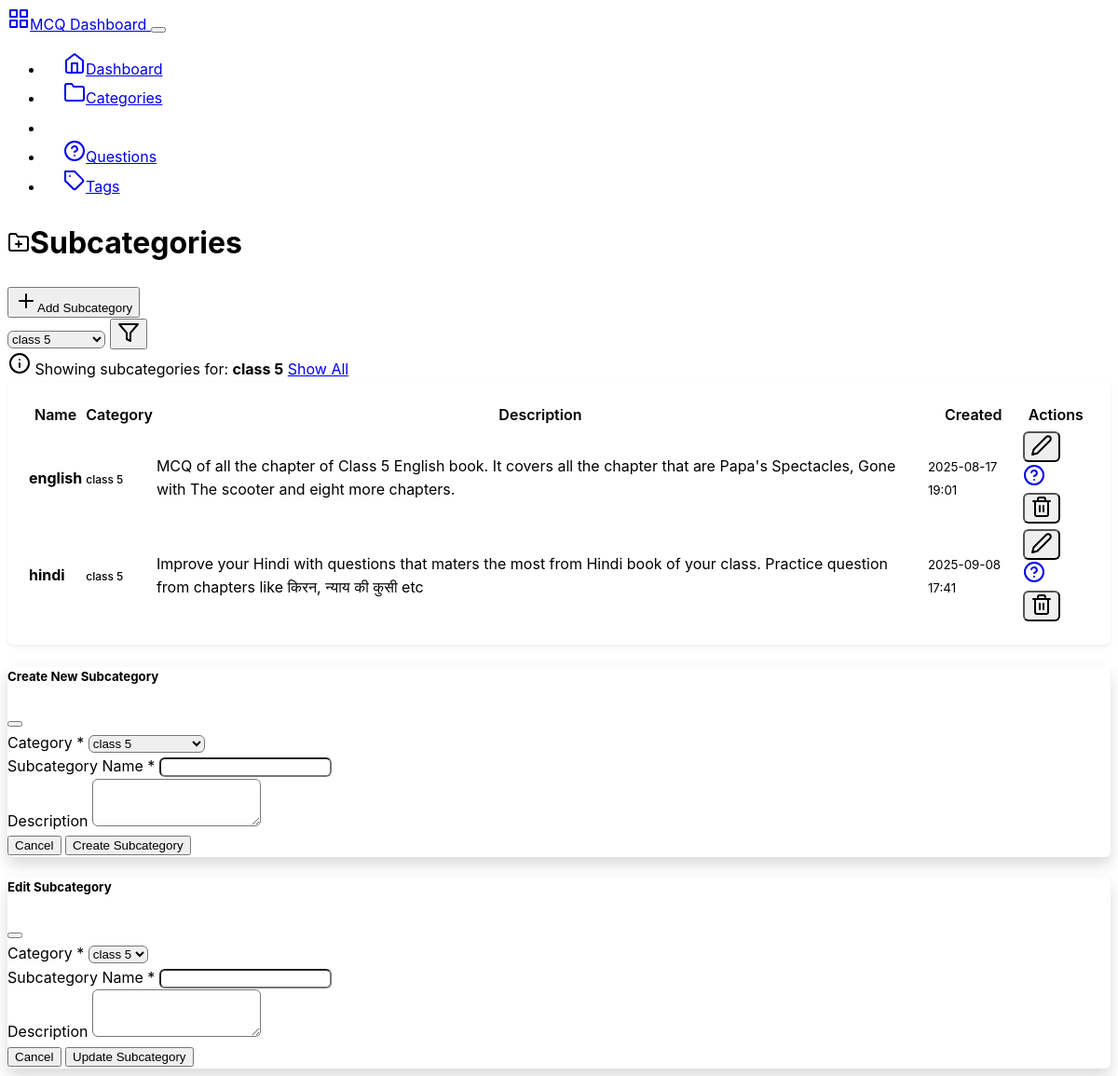
The app's page /backend/subcategories?category_id=1 with its own data.
### mcqbox/model.py (models this page shows, shortened)
class Category(db.Model):
    id = db.Column(db.Integer, primary_key=True)
    name = db.Column(db.String(50), nullable=False, unique=True)
    description = db.Column(db.String(200), nullable=True)
    created_at = db.Column(db.DateTime, server_default=db.func.now())
    updated_at = db.Column(db.DateTime, server_default=db.func.now(), onupdate=db.func.now())

class Subcategory(db.Model):
    id = db.Column(db.Integer, primary_key=True)
    name = db.Column(db.String(50), nullable=False)
    category_id = db.Column(db.Integer, db.ForeignKey('category.id'), nullable=False)
    category = db.relationship('Category', backref=db.backref('subcategories', lazy=True))
    description = db.Column(db.String(200), nullable=True)
    created_at = db.Column(db.DateTime, server_default=db.func.now())
    updated_at = db.Column(db.DateTime, server_default=db.func.now(), onupdate=db.func.now())

### mcqbox/backend/route.py (the view)
@app.route('/backend/subcategories')
def subcategories():
    category_id = request.args.get('category_id', type=int)
    categories_list = Category.query.all()
    if category_id:
        subcategories_list = Subcategory.query.filter_by(category_id=category_id).all()
        selected_category = Category.query.get(category_id)
    else:
        subcategories_list = Subcategory.query.all()
        selected_category = None
    return render_template('subcategories.html',
                         subcategories=subcategories_list,
                         categories=categories_list,
                         selected_category=selected_category)

### mcqbox/backend/templates/subcategories.html (shortened to what this page needs)
{% extends "base.html" %}
{% block content %}
<div class="row">
    <div class="col-12">
        <div class="d-flex justify-content-between align-items-center mb-4">
            <h1><i data-feather="folder-plus" class="me-2"></i>Subcategories</h1>
            <button class="btn btn-primary" data-bs-toggle="modal" data-bs-target="#createSubcategoryModal">
                <i data-feather="plus" class="me-2"></i>Add Subcategory
            </button>
        </div>
    </div>
</div>
<div class="row mb-3">
    <div class="col-md-4">
        <form method="GET">
            <div class="input-group">
                <select name="category_id" class="form-select" onchange="this.form.submit()">
                    {% for category in categories %}
                    <option value="{{ category.id }}" {% if selected_category and category.id == selected_category.id %}selected{% endif %}>
                        {{ category.name }}
                    </option>
                    {% endfor %}
                </select>
                <button class="btn btn-outline-secondary" type="submit">
                    <i data-feather="filter"></i>
                </button>
            </div>
        </form>
    </div>
    {% if selected_category %}
    <div class="col-md-8">
        <div class="alert alert-info mb-0">
            <i data-feather="info" class="me-2"></i>
            Showing subcategories for: <strong>{{ selected_category.name }}</strong>
            <a href="{{ url_for('subcategories') }}" class="btn btn-sm btn-outline-primary ms-2">Show All</a>
        </div>
    </div>
    {% endif %}
</div>
<div class="row">
    <div class="col-12">
        <div class="card">
            <div class="card-body">
                {% if subcategories %}
                    <div class="table-responsive">
                        <table class="table table-hover">
                            <thead>
                                <tr>
                                    <th>Name</th>
                                    <th>Category</th>
                                    <th>Description</th>
                                    <th>Created</th>
                                    <th class="text-end">Actions</th>
                                </tr>
                            </thead>
                            <tbody>
                                {% for subcategory in subcategories %}
                                <tr>
                                    <td>
                                        <strong>{{ subcategory.name }}</strong>
                                    </td>
                                    <td>
                                        <span class="badge bg-secondary">
                                            {{ subcategory.category.name if subcategory.category.name else 'Unknown' }}
                                        </span>
                                    </td>
                                    <td>
                                        <span class="text-muted">
                                            {{ subcategory.description if subcategory.description else 'No description' }}
                                        </span>
                                    </td>
                                    <td>
                                        <small class="text-muted">{{ subcategory.created_at.strftime('%Y-%m-%d %H:%M') }}</small>
                                    </td>
                                    <td class="text-end">
                                        <div class="btn-group" role="group">
                                            <button class="btn btn-sm btn-outline-secondary"
                                                    onclick="editSubcategory('{{ subcategory.id }}', '{{ subcategory.name }}', '{{ subcategory.description }}', {{ subcategory.category_id }})"
                                                    data-bs-toggle="modal" data-bs-target="#editSubcategoryModal">
                                                <i data-feather="edit-2"></i>
                                            </button>
                                            <a href="{{ url_for('questions', subcategory_id=subcategory.id) }}"
                                               class="btn btn-sm btn-outline-primary">
                                                <i data-feather="help-circle"></i>
                                            </a>
                                            <form method="POST" action="{{ url_for('delete_subcategory', subcategory_id=subcategory.id) }}"
                                                  class="d-inline" onsubmit="return confirm('Are you sure? This will delete all questions in this subcategory.')">
                                                <button type="submit" class="btn btn-sm btn-outline-danger">
                                                    <i data-feather="trash-2"></i>
                                                </button>
                                            </form>
                                        </div>
                                    </td>
                                </tr>
                                {% endfor %}
                            </tbody>
                        </table>
                    </div>
                {% endif %}
            </div>
        </div>
    </div>
</div>
<div class="modal fade" id="createSubcategoryModal" tabindex="-1">
    <div class="modal-dialog">
        <div class="modal-content">
            <form method="POST" action="{{ url_for('create_subcategory') }}">
                <div class="modal-header">
                    <h5 class="modal-title">Create New Subcategory</h5>
                    <button type="button" class="btn-close" data-bs-dismiss="modal"></button>
                </div>
                <div class="modal-body">
                    <div class="mb-3">
                        <label for="category_id" class="form-label">Category *</label>
                        <select class="form-select" id="category_id" name="category_id" required>
                            {% for category in categories %}
                            <option value="{{ category.id }}" {% if selected_category and category.id == selected_category.id %}selected{% endif %}>
                                {{ category.name }}
                            </option>
                            {% endfor %}
                        </select>
                    </div>
                    <div class="mb-3">
                        <label for="name" class="form-label">Subcategory Name *</label>
                        <input type="text" class="form-control" id="name" name="name" required>
                    </div>
                    <div class="mb-3">
                        <label for="description" class="form-label">Description</label>
                        <textarea class="form-control" id="description" name="description" rows="3"></textarea>
                    </div>
                </div>
                <div class="modal-footer">
                    <button type="button" class="btn btn-secondary" data-bs-dismiss="modal">Cancel</button>
                    <button type="submit" class="btn btn-primary">Create Subcategory</button>
                </div>
            </form>
        </div>
    </div>
</div>
<div class="modal fade" id="editSubcategoryModal" tabindex="-1">
    <div class="modal-dialog">
        <div class="modal-content">
            <form method="POST" id="editSubcategoryForm">
                <div class="modal-header">
                    <h5 class="modal-title">Edit Subcategory</h5>
                    <button type="button" class="btn-close" data-bs-dismiss="modal"></button>
                </div>
                <div class="modal-body">
                    <div class="mb-3">
                        <label for="editCategoryId" class="form-label">Category *</label>
                        <select class="form-select" id="editCategoryId" name="category_id" required>
                            {% for category in categories %}
                            <option value="{{ category.id }}">{{ category.name }}</option>
                            {% endfor %}
                        </select>
                    </div>
                    <div class="mb-3">
                        <label for="editName" class="form-label">Subcategory Name *</label>
                        <input type="text" class="form-control" id="editName" name="name" required>
                    </div>
                    <div class="mb-3">
                        <label for="editDescription" class="form-label">Description</label>
                        <textarea class="form-control" id="editDescription" name="description" rows="3"></textarea>
                    </div>
                </div>
                <div class="modal-footer">
                    <button type="button" class="btn btn-secondary" data-bs-dismiss="modal">Cancel</button>
                    <button type="submit" class="btn btn-primary">Update Subcategory</button>
                </div>
            </form>
        </div>
    </div>
</div>
{% endblock %}

### mcqbox/backend/static/css/custom.css (style rules this page uses)
:root { --sidebar-width: 250px; --header-height: 70px; --border-radius: 0.375rem; --box-shadow: 0 0.125rem 0.25rem rgba(0, 0, 0, 0.075); --box-shadow-lg: 0 0.5rem 1rem rgba(0, 0, 0, 0.15); }
body { font-family: -apple-system, BlinkMacSystemFont, "Segoe UI", Roboto, "Helvetica Neue", Arial, sans-serif; line-height: 1.6; }
.card { border-radius: var(--border-radius); box-shadow: var(--box-shadow); margin-bottom: 1.5rem; }
.card-body { padding: 1.25rem; }
.table { margin-bottom: 0; }
.table th { border-top: none; font-weight: 600; color: var(--bs-body-color); background-color: var(--bs-secondary-bg); }
.btn-group .btn { border-radius: var(--border-radius) !important; margin-right: 0.25rem; }
.btn-group .btn:last-child { margin-right: 0; }
.modal-content { border-radius: var(--border-radius); box-shadow: var(--box-shadow-lg); }
.modal-header { border-bottom: 1px solid var(--bs-border-color); }
.modal-footer { border-top: 1px solid var(--bs-border-color); }
.form-control, .form-select { border-radius: var(--border-radius); }
.badge { font-size: 0.75rem; font-weight: 500; }
.alert { border-radius: var(--border-radius); border: 1px solid transparent; }

### records on screen
Category: name "class 5"
Subcategory: name "english", category "class 5", description "MCQ of all the chapter of Class 5 English book. It covers all the chapter that are Papa's Spectacles, Gone with The scooter and eight more chapters.", created_at "2025-08-17 19:01"
Subcategory: name "hindi", category "class 5", description "Improve your Hindi with questions that maters the most from Hindi book of your class. Practice question from chapters like किरन, न्याय की कुसी etc", created_at "2025-09-08 17:41"

### other values on screen
form field category_id "class 5"
